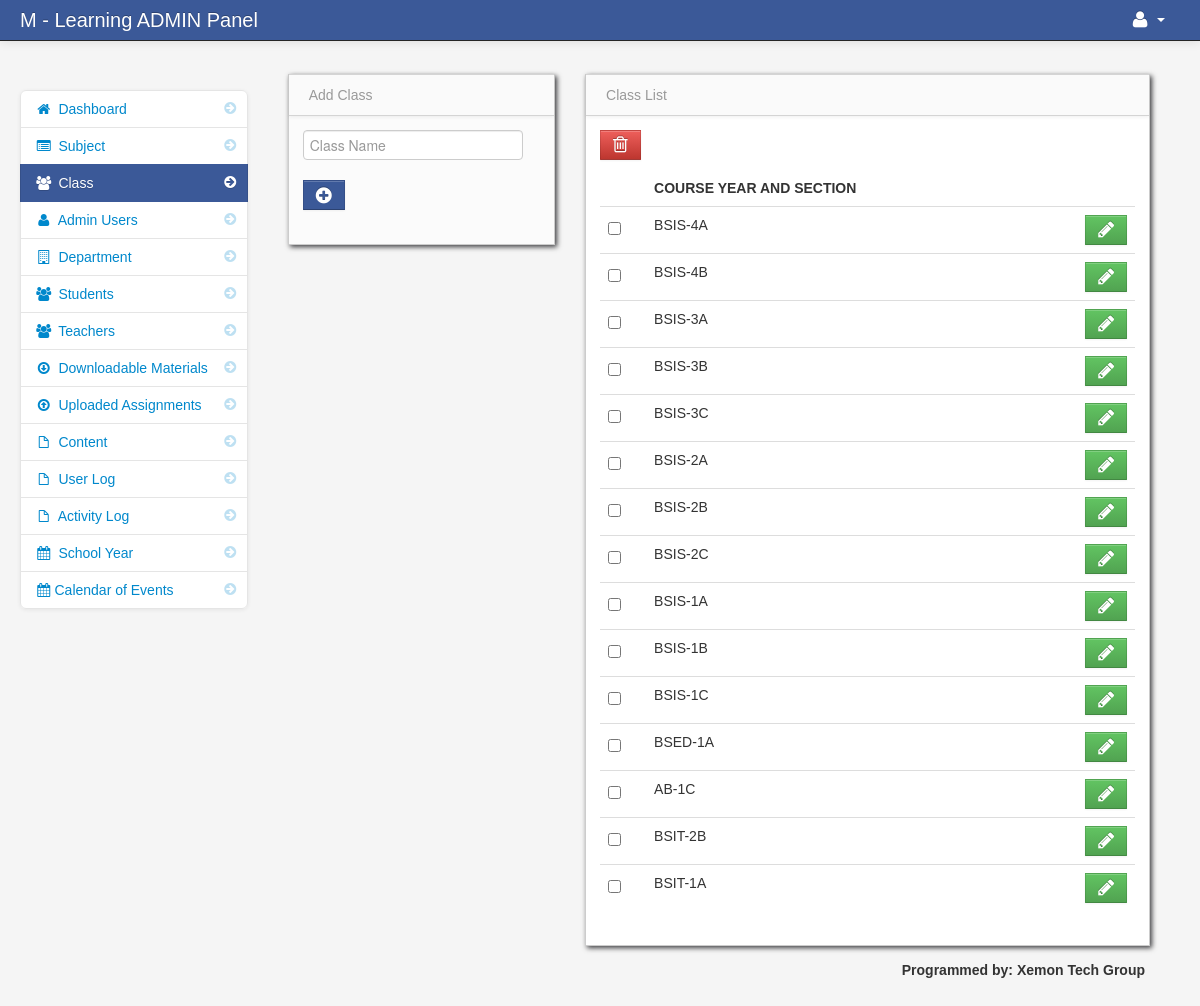
The page /admin/class.php (signed in) on the database its author committed.
### tables this page shows
CREATE TABLE `class` (
  `class_id` int(11) NOT NULL,
  `class_name` varchar(100) NOT NULL
);

### admin/class.php (the view, shortened to what this page needs)
<?php include('header.php'); ?>
    <body>
		<?php include('navbar.php'); ?>
        <div class="container-fluid">
            <div class="row-fluid">
				<?php include('class_sidebar.php'); ?>
				<div class="span3" id="adduser">
				<?php include('add_class.php'); ?>
				</div>
                <div class="span6" id="">
                     <div class="row-fluid">
                        <div id="block_bg" class="block">
                            <div class="navbar navbar-inner block-header">
                                <div class="muted pull-left">Class List</div>
                            </div>
                            <div class="block-content collapse in">
                                <div class="span12">
									<form action="delete_class.php" method="post">
  									<table cellpadding="0" cellspacing="0" border="0" class="table" id="example">
										<a data-toggle="modal" href="#class_delete" id="delete"  class="btn btn-danger" name=""><i class="icon-trash icon-large"></i></a>
									<thead>
										  <tr>
													<th></th>
													<th>Course Year And Section</th>
													<th></th>
										   </tr>
										</thead>
										<tbody>
										<?php
										$class_query = mysqli_query($conn,"select * from class")or die(mysqli_error());
										while($class_row = mysqli_fetch_array($class_query)){
										$id = $class_row['class_id'];
										?>
										<tr>
											<td width="30">
											<input id="optionsCheckbox" class="uniform_on" name="selector[]" type="checkbox" value="<?php echo $id; ?>">
											</td>
											<td><?php echo $class_row['class_name']; ?></td>
											<td width="40"><a href="edit_class.php<?php echo '?id='.$id; ?>" class="btn btn-success"><i class="icon-pencil icon-large"></i> </a></td>
										</tr>
										<?php } ?>
										</tbody>
									</table>
									</form>
                                </div>
                            </div>
                        </div>
                    </div>
                </div>
            </div>
		<?php include('footer.php'); ?>
        </div>
		<?php include('script.php'); ?>
    </body>
</html>

### admin/assets/styles.css (style rules this page uses)
body { padding-top: 60px; padding-bottom: 40px; background-color: #f5f5f5; }
.block { background: url("../images/pixel-60fff.png") repeat scroll 0 0 rgba(0, 0, 0, 0) !important; border: 1px solid #ccc; background: white; margin: 1em 0em; border-top: none; -webkit-box-shadow: 2px 2px 5px rgba(0, 0, 6, 0.75); -moz-box-shadow: 2px 2px 5px rgba(0, 0, 6, 0.75); box-shadow: 2px 2px 5px rgba(0, 0, 6, 0.75); }
.block-content { margin: 1em; min-height: .25em; }
.block-header { margin-bottom: 0px; border-right: none; border-left: none; -webkit-border-radius: 0px; -moz-border-radius: 0px; border-radius: 0px; }
.block-header div { padding-top: 10px; }

### rows shown on the page
class: class_name "BSIS-4A"
class: class_name "BSIS-4B"
class: class_name "BSIS-3A"
class: class_name "BSIS-3B"
class: class_name "BSIS-3C"
class: class_name "BSIS-2A"
class: class_name "BSIS-2B"
class: class_name "BSIS-2C"
class: class_name "BSIS-1A"
class: class_name "BSIS-1B"
class: class_name "BSIS-1C"
class: class_name "BSED-1A"
class: class_name "AB-1C"
class: class_name "BSIT-2B"
class: class_name "BSIT-1A"
